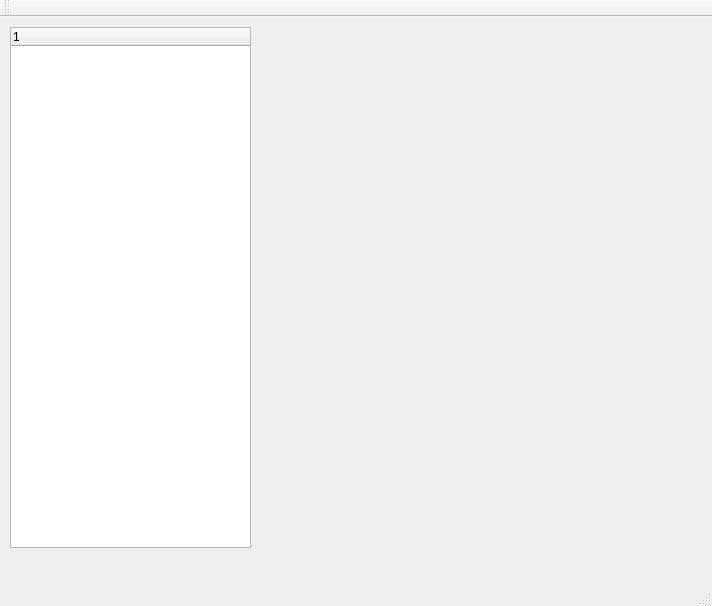
<?xml version="1.0" encoding="UTF-8"?>
<ui version="4.0">
 <class>MainWindow</class>
 <widget class="QMainWindow" name="MainWindow">
  <property name="geometry">
   <rect>
    <x>0</x>
    <y>0</y>
    <width>712</width>
    <height>606</height>
   </rect>
  </property>
  <property name="windowTitle">
   <string>MainWindow</string>
  </property>
  <widget class="QWidget" name="centralWidget">
   <widget class="QTreeWidget" name="noteTreeWidget">
    <property name="geometry">
     <rect>
      <x>10</x>
      <y>10</y>
      <width>241</width>
      <height>521</height>
     </rect>
    </property>
    <column>
     <property name="text">
      <string notr="true">1</string>
     </property>
    </column>
   </widget>
  </widget>
  <widget class="QMenuBar" name="menuBar">
   <property name="geometry">
    <rect>
     <x>0</x>
     <y>0</y>
     <width>712</width>
     <height>23</height>
    </rect>
   </property>
  </widget>
  <widget class="QToolBar" name="mainToolBar">
   <attribute name="toolBarArea">
    <enum>TopToolBarArea</enum>
   </attribute>
   <attribute name="toolBarBreak">
    <bool>false</bool>
   </attribute>
  </widget>
  <widget class="QStatusBar" name="statusBar"/>
 </widget>
 <layoutdefault spacing="6" margin="11"/>
 <resources/>
 <connections/>
</ui>
